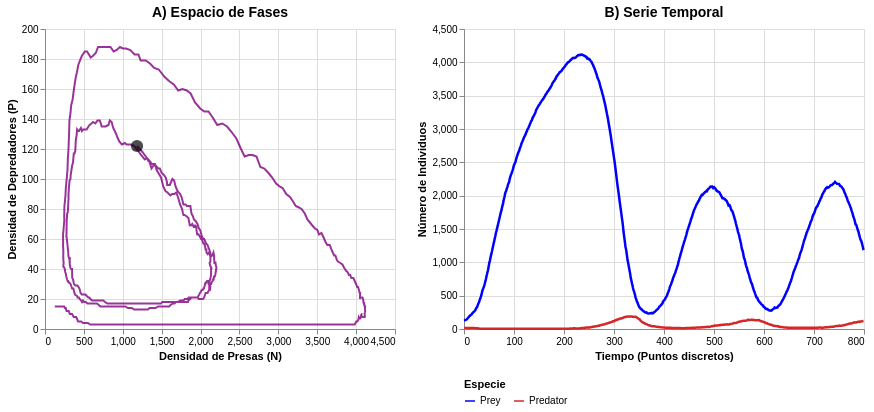

The specification (Vega-Lite) saved for this image:
### Vega-Lite specification from a JSON file in a GitHub repository (floating-point values rounded to 4 significant figures; data arrays with more than 128 entries replaced by an {"elided": "..."} marker saying what was removed)
{"config": {"view": {"continuousWidth": 300, "continuousHeight": 300}, "title": {"anchor": "middle", "color": "black", "font": "Arial", "fontSize": 14}}, "hconcat": [{"layer": [{"data": {"name": "data-75945f3f3c2823d05caafdb15542445c"}, "mark": {"type": "line", "color": "purple", "opacity": 0.8, "strokeWidth": 2}, "encoding": {"order": {"field": "Tiempo", "sort": "ascending", "type": "quantitative"}, "x": {"field": "Prey", "title": "Densidad de Presas (N)", "type": "quantitative"}, "y": {"field": "Predator", "title": "Densidad de Depredadores (P)", "type": "quantitative"}}, "title": "A) Espacio de Fases"}, {"data": {"name": "data-6e7e92a95c0eb9dd631b462010ac7e26"}, "mark": {"type": "circle", "color": "black", "size": 150}, "encoding": {"x": {"field": "Prey", "type": "quantitative"}, "y": {"field": "Predator", "type": "quantitative"}}}], "height": 300, "width": 350}, {"data": {"name": "data-4d16a99cb9b1e25c87c7c6f482570b35"}, "mark": {"type": "line", "strokeWidth": 2.5}, "encoding": {"color": {"field": "Especie", "legend": {"orient": "bottom", "title": "Especie"}, "scale": {"domain": ["Prey", "Predator"], "range": ["blue", "#d62728"]}, "type": "nominal"}, "x": {"field": "Tiempo", "title": "Tiempo (Puntos discretos)", "type": "quantitative"}, "y": {"field": "Población", "title": "Número de Individuos", "type": "quantitative"}}, "height": 300, "title": "B) Serie Temporal", "width": 400}], "resolve": {"scale": {"color": "independent"}}, "$schema": "https://vega.github.io/schema/vega-lite/v6.1.0.json", "datasets": {"data-75945f3f3c2823d05caafdb15542445c": {"elided": "800 records"}, "data-6e7e92a95c0eb9dd631b462010ac7e26": [{"Tiempo": 799, "Prey": 1183, "Predator": 122}], "data-4d16a99cb9b1e25c87c7c6f482570b35": {"elided": "1600 records"}}}
